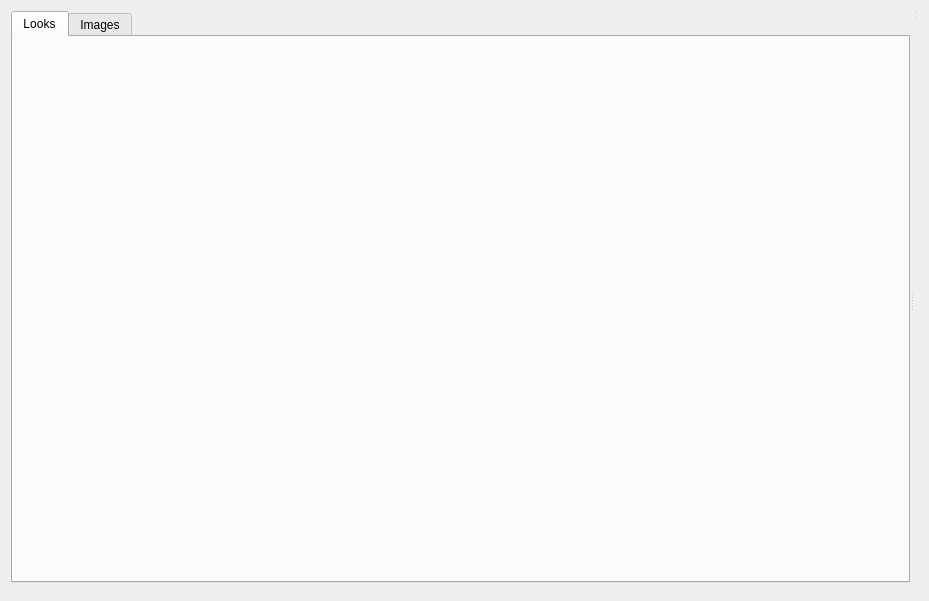
<?xml version="1.0" encoding="UTF-8"?>
<ui version="4.0">
 <class>LookWidget</class>
 <widget class="QWidget" name="LookWidget">
  <property name="geometry">
   <rect>
    <x>0</x>
    <y>0</y>
    <width>929</width>
    <height>601</height>
   </rect>
  </property>
  <property name="windowTitle">
   <string>Form</string>
  </property>
  <layout class="QVBoxLayout" name="verticalLayout">
   <item>
    <widget class="QSplitter" name="hSplitter">
     <property name="orientation">
      <enum>Qt::Horizontal</enum>
     </property>
     <widget class="QWidget" name="vLayout" native="true">
      <layout class="QVBoxLayout" name="verticalLayout2">
       <property name="spacing">
        <number>7</number>
       </property>
       <property name="leftMargin">
        <number>0</number>
       </property>
       <property name="topMargin">
        <number>0</number>
       </property>
       <property name="rightMargin">
        <number>0</number>
       </property>
       <property name="bottomMargin">
        <number>0</number>
       </property>
       <item>
        <widget class="QTabWidget" name="tabWidget">
         <widget class="BrowserWidget" name="lookBrowserWidget">
          <attribute name="title">
           <string>Looks</string>
          </attribute>
         </widget>
         <widget class="BrowserWidget" name="imageBrowserWidget">
          <attribute name="title">
           <string>Images</string>
          </attribute>
         </widget>
        </widget>
       </item>
       <item>
        <widget class="QWidget" name="lookSettingWidget" native="true"/>
       </item>
      </layout>
     </widget>
     <widget class="QSplitter" name="vSplitter">
      <property name="orientation">
       <enum>Qt::Vertical</enum>
      </property>
      <widget class="QSplitter" name="hSplitterView">
       <property name="orientation">
        <enum>Qt::Horizontal</enum>
       </property>
       <widget class="LookViewTabWidget" name="lookViewWidget" native="true"/>
       <widget class="LookSelectionWidget" name="lookSelectionWidget" native="true"/>
      </widget>
      <widget class="LookDetailWidget" name="lookDetailWidget" native="true"/>
     </widget>
    </widget>
   </item>
  </layout>
 </widget>
 <customwidgets>
  <customwidget>
   <class>LookDetailWidget</class>
   <extends>QWidget</extends>
   <header>lookdetailwidget.h</header>
   <container>1</container>
  </customwidget>
  <customwidget>
   <class>LookViewTabWidget</class>
   <extends>QWidget</extends>
   <header>lookviewwidget.h</header>
   <container>1</container>
  </customwidget>
  <customwidget>
   <class>BrowserWidget</class>
   <extends>QWidget</extends>
   <header>browserwidget.h</header>
   <container>1</container>
  </customwidget>
  <customwidget>
   <class>LookSelectionWidget</class>
   <extends>QWidget</extends>
   <header>lookselectionwidget.h</header>
  </customwidget>
 </customwidgets>
 <resources/>
 <connections/>
</ui>
